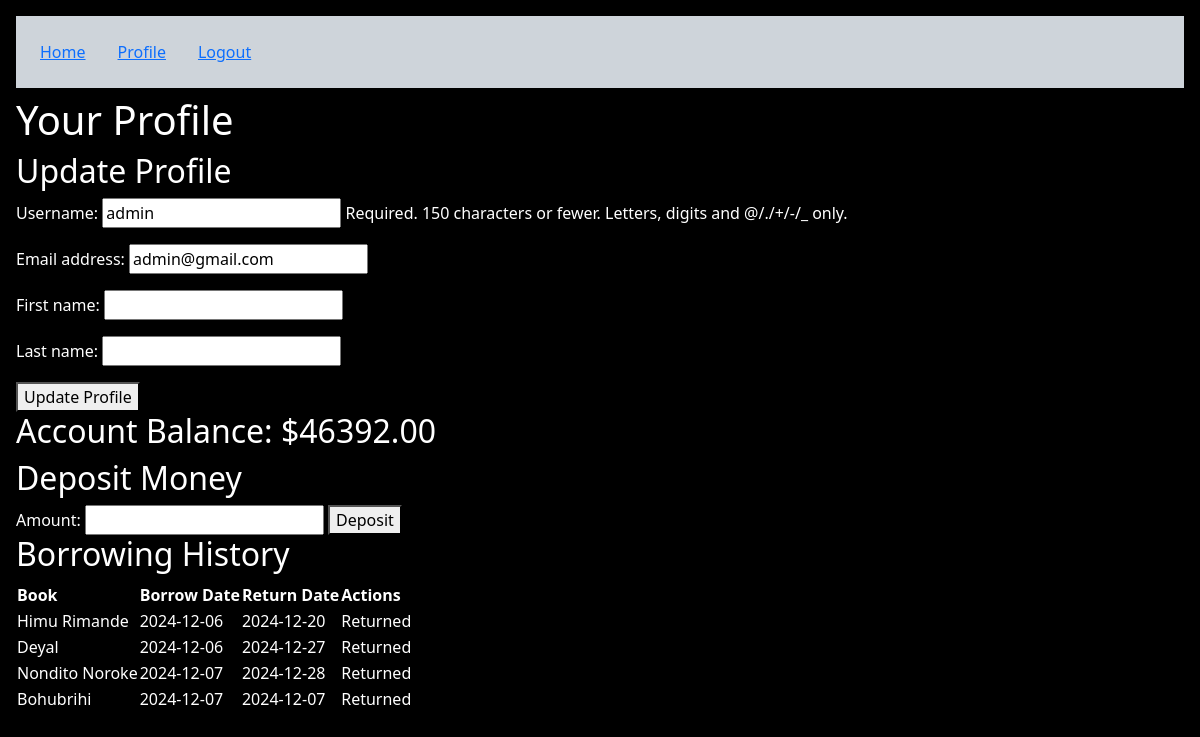
/profile/ (signed in), run on the app's committed database.
### library/models.py (models this page shows, shortened)
class UserProfile(models.Model):
    user = models.OneToOneField(User, on_delete=models.CASCADE)
    balance = models.DecimalField(max_digits=10, decimal_places=2, default=0.00)

class BorrowingHistory(models.Model):
    user = models.ForeignKey(User, on_delete=models.CASCADE)
    book = models.ForeignKey(Book, on_delete=models.CASCADE)
    name = models.CharField(max_length=255)
    email = models.EmailField()
    borrow_date = models.DateTimeField(default=timezone.now)
    return_date = models.DateTimeField(null=True, blank=True)

class Book(models.Model):
    title = models.CharField(max_length=255)
    author = models.CharField(max_length=255)
    description = models.TextField()
    price = models.DecimalField(max_digits=10, decimal_places=2)
    image = models.ImageField(upload_to='book_images/', null=True, blank=True)
    quantity = models.IntegerField()
    category = models.ForeignKey(Category, on_delete=models.CASCADE, related_name='books', default=1)  # Assuming 1 is a valid category ID

### library/views.py (the view, shortened to what this page needs)
# urls.py: path('profile/', views.profile, name='profile'),
@login_required
def profile(request):
    user_profile, created = UserProfile.objects.get_or_create(user=request.user)
    borrowing_history = BorrowingHistory.objects.filter(user=request.user)
    form = EditProfileForm(instance=request.user)
    return render(request, 'library/profile.html', {
        'form': form,
        'borrowing_history': borrowing_history,
        'user_profile': user_profile,
    })

### library/forms.py
class EditProfileForm(forms.ModelForm):
    class Meta:
        model = User
        fields = ['username', 'email', 'first_name', 'last_name']

### library/templates/library/profile.html (shortened to what this page needs)
{% extends 'library/base.html' %}
{% block content %}
<h1>Your Profile</h1>
<h2>Update Profile</h2>
<form method="post">
    {{ form.as_p }}
    <button type="submit" name="update_profile">Update Profile</button>
</form>
<h2>Account Balance: ${{ user_profile.balance }}</h2>
<h2>Deposit Money</h2>
<form method="post">
    <label for="amount">Amount:</label>
    <input type="number" name="amount" step="0.01" required>
    <button type="submit" name="deposit_money">Deposit</button>
</form>
<h2>Borrowing History</h2>
{% if borrowing_history %}
    <table>
        <thead>
            <tr>
                <th>Book</th>
                <th>Borrow Date</th>
                <th>Return Date</th>
                <th>Actions</th>
            </tr>
        </thead>
        <tbody>
            {% for history in borrowing_history %}
                <tr>
                    <td>{{ history.book.title }}</td>
                    <td>{{ history.borrow_date|date:"Y-m-d" }}</td>
                    <td>{{ history.return_date|date:"Y-m-d"|default:"Not Returned" }}</td>
                    <td>
                        {% if not history.return_date %}
                            <form method="post" action="{% url 'return_book' history.id %}" style="display:inline;">
                                {% csrf_token %}
                                <button type="submit">Return Book</button>
                            </form>
                        {% else %}
                            <span>Returned</span>
                        {% endif %}
                    </td>
                </tr>
            {% endfor %}
        </tbody>
    </table>
{% else %}
    <p>You haven't borrowed any books yet.</p>
{% endif %}
{% endblock %}

### data on the page
UserProfile: balance "46392.00"
BorrowingHistory: book "Himu Rimande", borrow_date "2024-12-06", return_date "2024-12-20", shows "Returned"
BorrowingHistory: book "Deyal", borrow_date "2024-12-06", return_date "2024-12-27", shows "Returned"
BorrowingHistory: book "Nondito Noroke", borrow_date "2024-12-07", return_date "2024-12-28", shows "Returned"
BorrowingHistory: book "Bohubrihi", borrow_date "2024-12-07", return_date "2024-12-07", shows "Returned"
